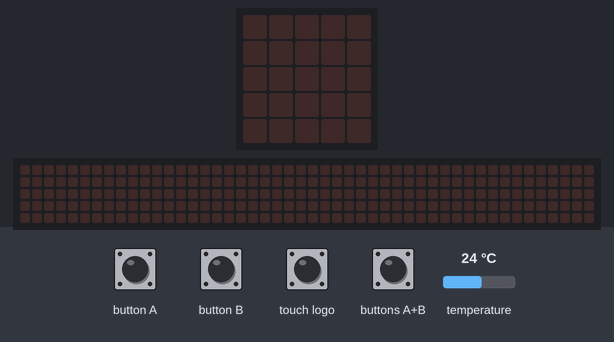
Simulated run of this program. Board: BBC micro:bit (MakeCode). Shown: the board's 5×5 LED display, a strip that is not on the board, showing the scrolling text unrolled. The test bench sets the inputs (shaded band); at power-on: temperature 24 °C. The 48×5 strip is a reading aid, not a part: it shows the text the display is scrolling, unrolled, one strip-width of it at a time.

Above: at 1.2 s.
1.3 s: button A pressed for 0.15 s
At 4.0 s:
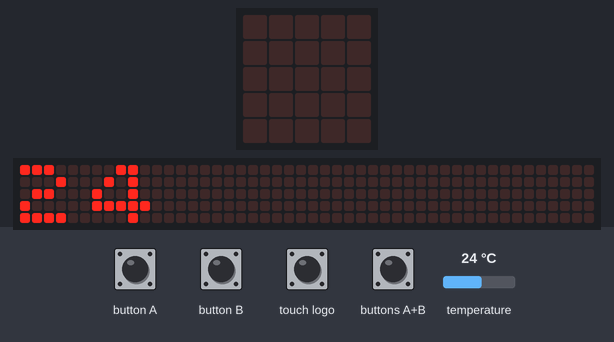
4.3 s: button B pressed for 0.15 s
At 4.6 s:
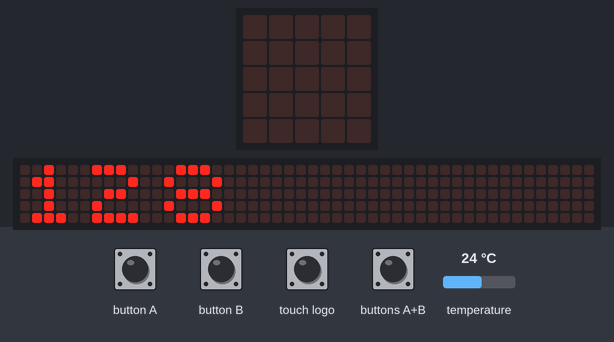
Timing chart, 0 to 7.3 s (numbered marks = the images above; inputs shaded):
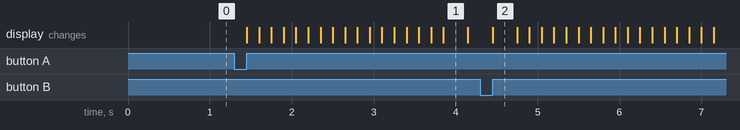

Measured:
- after the input at 1.3 s, the display: changes after 0.15 s (image 1)
- after the input at 4.3 s, the display: changes after 0.15 s (image 2)

The program:

main.ts
```typescript
input.onButtonPressed(Button.A, function () {
    basic.showString("" + (input.temperature()))
})
input.onButtonPressed(Button.AB, function () {
    music.setVolume(10)
})
input.onButtonPressed(Button.B, function () {
    basic.showString("" + (music.volume()))
})
input.onLogoEvent(TouchButtonEvent.Pressed, function () {
    music.setVolume(127)
})
```

test.ts
```typescript
// les tests vont ici ; cela ne sera pas compilé si ce paquet est utilisé en tant qu'extension.
```
